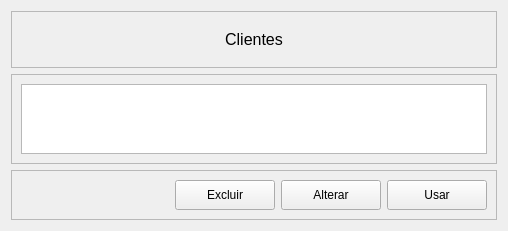
            <widget class="QWidget" name="page7">
             <layout class="QVBoxLayout" name="verticalLayout_26">
              <item>
               <widget class="QFrame" name="frame_24">
                <property name="frameShape">
                 <enum>QFrame::StyledPanel</enum>
                </property>
                <property name="frameShadow">
                 <enum>QFrame::Raised</enum>
                </property>
                <layout class="QVBoxLayout" name="verticalLayout_24" stretch="0">
                 <property name="spacing">
                  <number>18</number>
                 </property>
                 <property name="leftMargin">
                  <number>18</number>
                 </property>
                 <property name="topMargin">
                  <number>18</number>
                 </property>
                 <property name="rightMargin">
                  <number>18</number>
                 </property>
                 <property name="bottomMargin">
                  <number>18</number>
                 </property>
                 <item>
                  <widget class="QLabel" name="label_12">
                   <property name="font">
                    <font>
                     <family>MS Shell Dlg 2</family>
                     <pointsize>12</pointsize>
                     <weight>50</weight>
                     <italic>false</italic>
                     <bold>false</bold>
                    </font>
                   </property>
                   <property name="text">
                    <string>Clientes</string>
                   </property>
                   <property name="alignment">
                    <set>Qt::AlignCenter</set>
                   </property>
                  </widget>
                 </item>
                </layout>
               </widget>
              </item>
              <item>
               <widget class="QFrame" name="frame_26">
                <property name="sizePolicy">
                 <sizepolicy hsizetype="Preferred" vsizetype="Expanding">
                  <horstretch>0</horstretch>
                  <verstretch>0</verstretch>
                 </sizepolicy>
                </property>
                <property name="styleSheet">
                 <string notr="true">QLineEdit{
	border: 1px solid #888888;
	background-color: #DDDDDD
}</string>
                </property>
                <property name="frameShape">
                 <enum>QFrame::StyledPanel</enum>
                </property>
                <property name="frameShadow">
                 <enum>QFrame::Raised</enum>
                </property>
                <layout class="QVBoxLayout" name="verticalLayout_25">
                 <item>
                  <widget class="QTableWidget" name="tableWidget_4">
                   <property name="sizePolicy">
                    <sizepolicy hsizetype="Expanding" vsizetype="Expanding">
                     <horstretch>0</horstretch>
                     <verstretch>0</verstretch>
                    </sizepolicy>
                   </property>
                   <property name="autoFillBackground">
                    <bool>false</bool>
                   </property>
                   <property name="frameShape">
                    <enum>QFrame::StyledPanel</enum>
                   </property>
                   <property name="frameShadow">
                    <enum>QFrame::Sunken</enum>
                   </property>
                   <property name="sizeAdjustPolicy">
                    <enum>QAbstractScrollArea::AdjustToContents</enum>
                   </property>
                   <property name="showGrid">
                    <bool>true</bool>
                   </property>
                   <property name="gridStyle">
                    <enum>Qt::DashLine</enum>
                   </property>
                   <property name="sortingEnabled">
                    <bool>false</bool>
                   </property>
                   <property name="wordWrap">
                    <bool>true</bool>
                   </property>
                   <property name="cornerButtonEnabled">
                    <bool>true</bool>
                   </property>
                   <property name="rowCount">
                    <number>0</number>
                   </property>
                   <property name="columnCount">
                    <number>3</number>
                   </property>
                   <attribute name="horizontalHeaderVisible">
                    <bool>false</bool>
                   </attribute>
                   <attribute name="horizontalHeaderCascadingSectionResizes">
                    <bool>true</bool>
                   </attribute>
                   <attribute name="horizontalHeaderHighlightSections">
                    <bool>true</bool>
                   </attribute>
                   <attribute name="horizontalHeaderMinimumSectionSize">
                    <number>150</number>
                   </attribute>
                   <attribute name="horizontalHeaderShowSortIndicator" stdset="0">
                    <bool>true</bool>
                   </attribute>
                   <attribute name="horizontalHeaderStretchLastSection">
                    <bool>true</bool>
                   </attribute>
                   <column>
                    <property name="text">
                     <string>Código</string>
                    </property>
                   </column>
                   <column>
                    <property name="text">
                     <string>Peça</string>
                    </property>
                   </column>
                   <column>
                    <property name="text">
                     <string>Valor</string>
                    </property>
                   </column>
                  </widget>
                 </item>
                </layout>
               </widget>
              </item>
              <item>
               <widget class="QFrame" name="frame_25">
                <property name="styleSheet">
                 <string notr="true">QPushButton:hover{
	background-color: #aaaaaa;
	border-radius: 5px;
}

QPushButton:focus{
	background-color: #aaaaaa;
	border-radius: 5px;
}</string>
                </property>
                <property name="frameShape">
                 <enum>QFrame::StyledPanel</enum>
                </property>
                <property name="frameShadow">
                 <enum>QFrame::Raised</enum>
                </property>
                <layout class="QHBoxLayout" name="horizontalLayout_10">
                 <item>
                  <spacer name="horizontalSpacer_9">
                   <property name="orientation">
                    <enum>Qt::Horizontal</enum>
                   </property>
                   <property name="sizeHint" stdset="0">
                    <size>
                     <width>40</width>
                     <height>20</height>
                    </size>
                   </property>
                  </spacer>
                 </item>
                 <item>
                  <widget class="QPushButton" name="pushButton_31">
                   <property name="minimumSize">
                    <size>
                     <width>100</width>
                     <height>30</height>
                    </size>
                   </property>
                   <property name="text">
                    <string>Excluir</string>
                   </property>
                  </widget>
                 </item>
                 <item>
                  <widget class="QPushButton" name="pushButton_32">
                   <property name="minimumSize">
                    <size>
                     <width>100</width>
                     <height>30</height>
                    </size>
                   </property>
                   <property name="text">
                    <string>Alterar</string>
                   </property>
                  </widget>
                 </item>
                 <item>
                  <widget class="QPushButton" name="pushButton_33">
                   <property name="minimumSize">
                    <size>
                     <width>100</width>
                     <height>30</height>
                    </size>
                   </property>
                   <property name="text">
                    <string>Usar</string>
                   </property>
                  </widget>
                 </item>
                </layout>
               </widget>
              </item>
             </layout>
            </widget>
